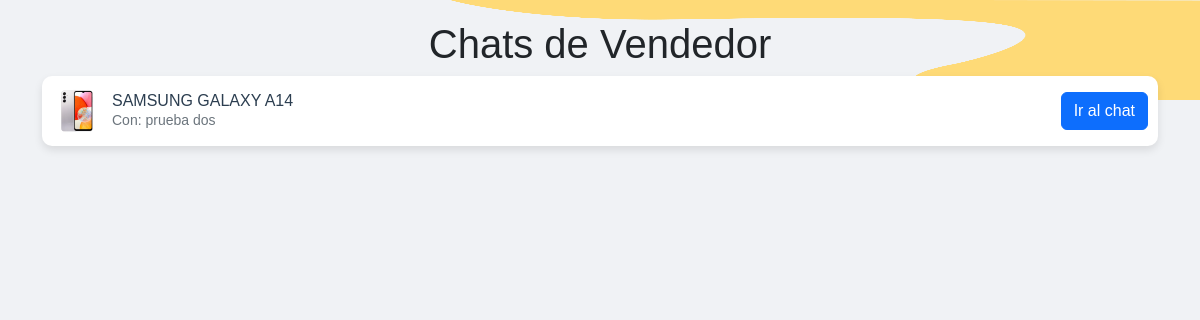
The app's page /chatlist/vendedor/ (signed in), older data.
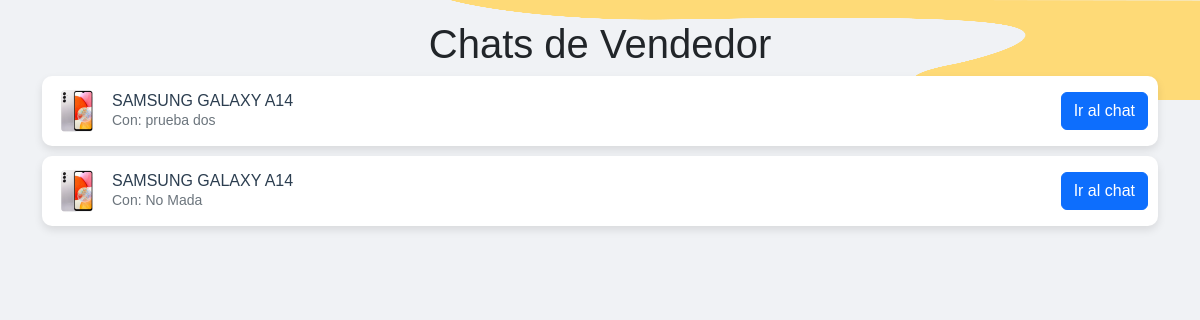
The same page, newer data.
### chat/models.py (models this page shows, shortened)
class Chat(models.Model):
    chat_name = models.CharField(max_length=128, unique=True)
    title = models.CharField(max_length=255, blank=True, null=True)
    participants = models.ManyToManyField(settings.AUTH_USER_MODEL, related_name='chats')
    producto = models.ForeignKey(Producto, on_delete=models.CASCADE, related_name='chats')

### publish/models.py (models this page shows, shortened)
class Producto(models.Model):
    titulo = models.CharField(max_length=200)
    descripcion = models.TextField()
    precio = models.DecimalField(max_digits=10, decimal_places=2)
    fecha_publicacion = models.DateTimeField(auto_now_add=True)
    usuario = models.ForeignKey(settings.AUTH_USER_MODEL, on_delete=models.CASCADE)
    estado = models.ForeignKey(Estado, on_delete=models.SET_NULL, null=True)
    categoria = models.ForeignKey(Categoria, on_delete=models.SET_NULL, null=True)
    sector = models.CharField(max_length=100, null=True, blank=True)

class Imagen(models.Model):
    producto = models.ForeignKey(Producto, on_delete=models.CASCADE, related_name='imagenes')
    imagen = models.ImageField(upload_to='imagenes_producto/')

### signup/models.py (models this page shows, shortened)
class Usuario(AbstractBaseUser, PermissionsMixin):
    first_name = models.CharField(max_length=30)
    last_name = models.CharField(max_length=30)
    birth_date = models.DateField()
    gender = models.CharField(max_length=10)
    sector = models.ForeignKey(Sector, on_delete=models.CASCADE)
    cedula = models.CharField(max_length=10, unique=True)  # Cédula debe ser única
    email = models.EmailField(unique=True, null=True)
    password = models.CharField(max_length=100, validators=[MinLengthValidator(8)])  # Validar longitud mínima
    is_active = models.BooleanField(default=True)
    is_staff = models.BooleanField(default=False)
    objects = UsuarioManager()
    USERNAME_FIELD = 'email'
    REQUIRED_FIELDS = ['first_name', 'last_name']
    class Meta:
        db_table = 'usuario'

### chatlist/views.py (the view)
# urls.py: path('vendedor/', chats_vendedor, name='chats_vendedor'),
@login_required
def chats_vendedor(request):
    user = request.user
    productos = Producto.objects.filter(usuario=user)
    chats = Chat.objects.filter(participants=user, producto__in=productos)
    return render(request, 'chatlist/chats_vendedor.html', {'chats': chats})

### chatlist/templates/chatlist/chats_vendedor.html (shortened to what this page needs)
<!DOCTYPE html>
<html lang="es">
<head>
    {% load static %}
    <link rel="stylesheet" href="{% static 'bootstrap/css/bootstrap.min.css' %}">
</head>
<body>
    <div class="container">
        <h1 class="text-center">Chats de Vendedor</h1>
        <ul class="chat-list">
            {% for chat in chats %}
            <li class="chat-item">
                <img src="{{ chat.producto.imagenes.all.0.imagen.url }}" alt="{{ chat.producto.titulo }}">
                <div class="chat-info">
                    <h5>{{ chat.title }}</h5>
                    <p>Con: {% for participant in chat.participants.all %}{% if participant != request.user %}{{ participant.first_name }} {{ participant.last_name }}{% endif %}{% endfor %}</p>
                </div>
                <a href="{% url 'chat_view' chat.chat_name %}" class="btn btn-primary">Ir al chat</a>
            </li>
            {% endfor %}
        </ul>
    </div>
</body>
</html>

Row changes from the older to the newer data that the page shows:
added Chat: producto.imagenes.all.0.imagen (picture), title "SAMSUNG GALAXY A14"
now on this page (row edited): Usuario: first_name "No", last_name "Mada", shown under "SAMSUNG GALAXY A14"
